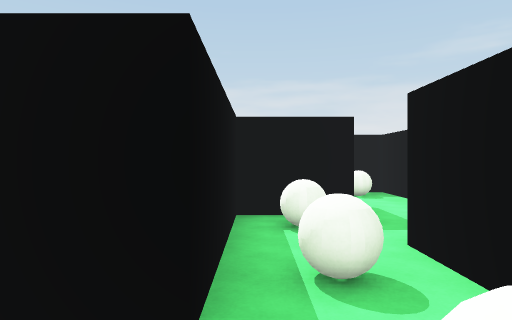
[1] (above)

20 first-person views from a walk through a Unity game level. The camera is 1.4 m above the floor, looks level and sees 75° across. The floor is counted in squares, 2 m on a side. Each view is taken from the middle of a square. On the plan, view 1 faces up. The plan holds only what a view shows up to about 10 squares ahead; the rest is blank. The player is left out.

[2]
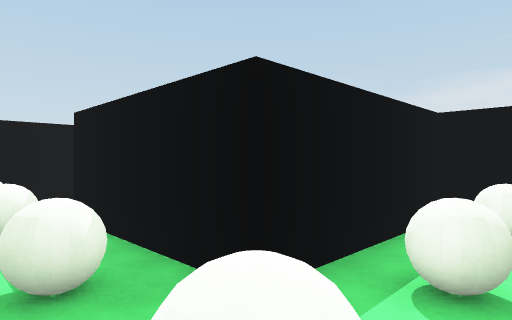

[3]
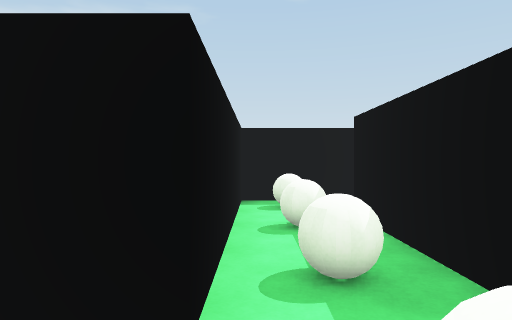

[4]
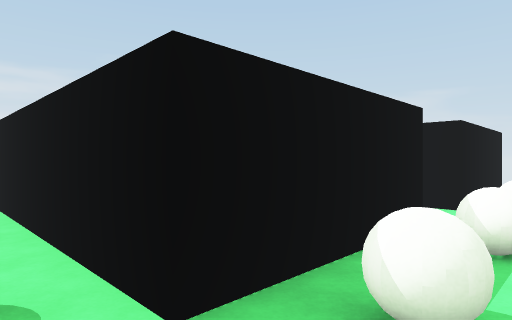

[5]
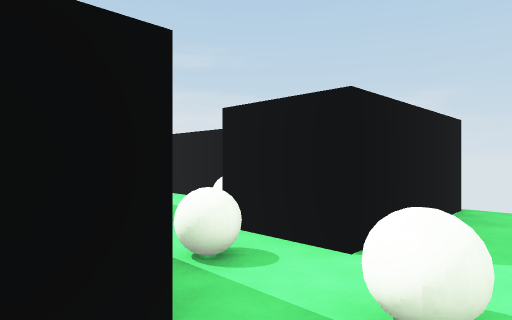

[6]
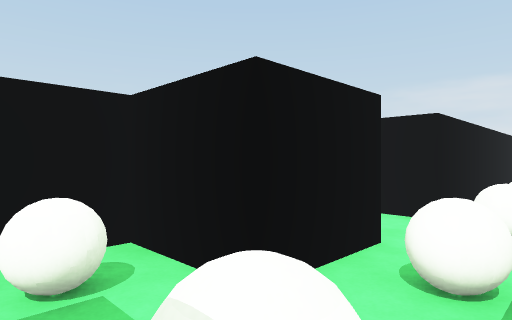

[7]
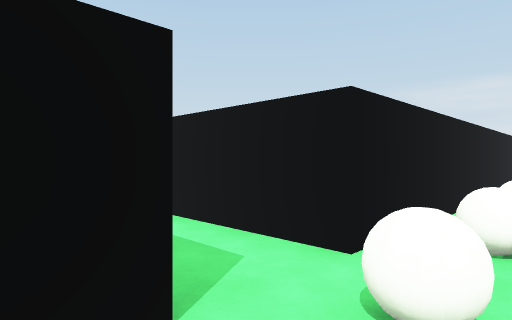

[8]
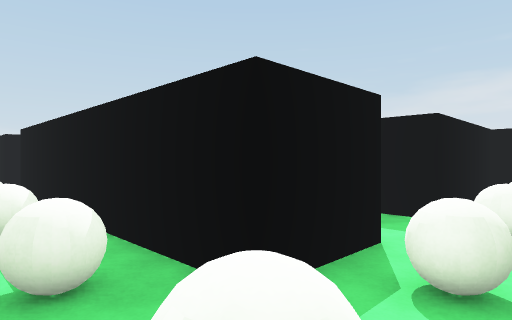

[9]
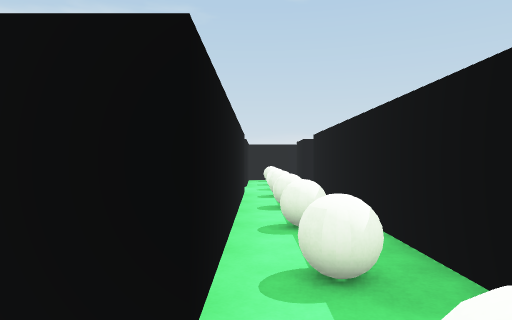

[10]
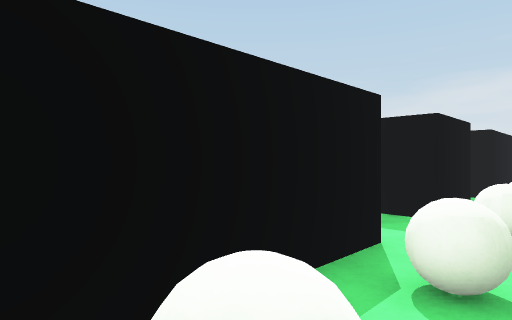

[11]
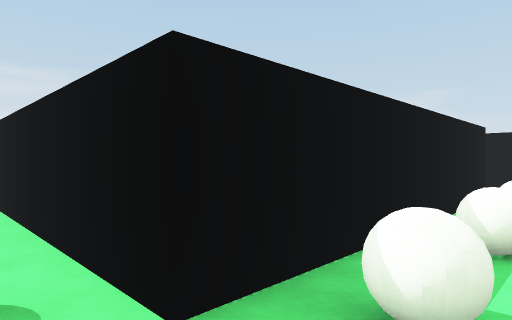

[12]
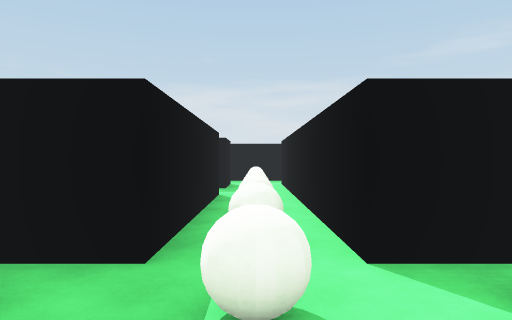

[13]
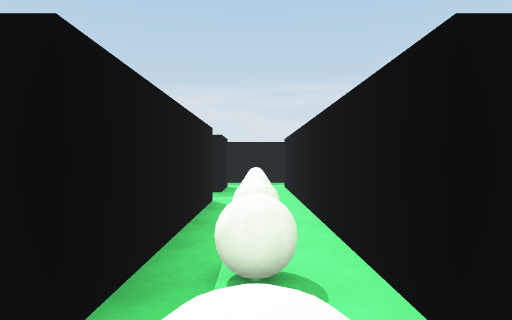

[14]
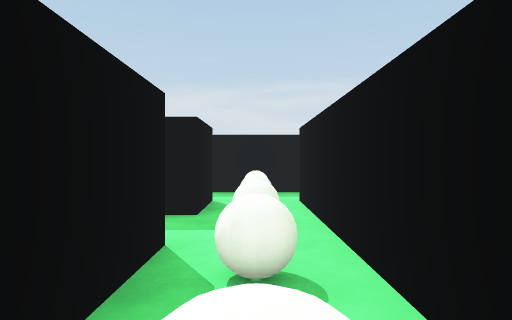

[15]
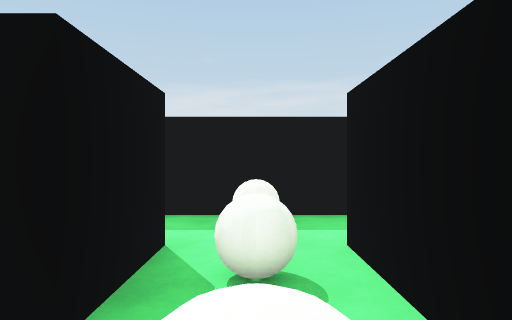

[16]
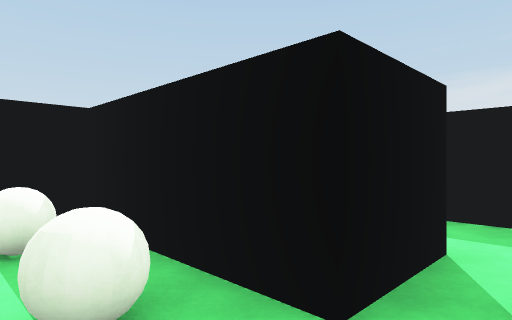

[17]
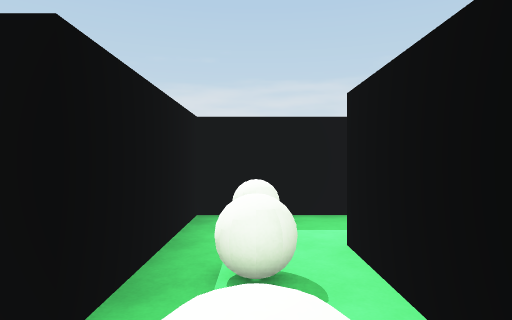

[18]
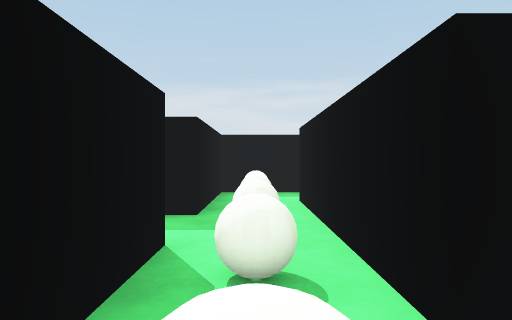

[19]
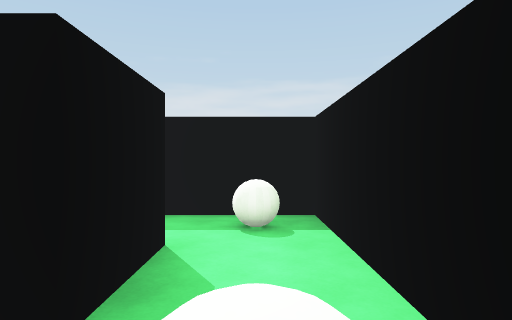

[20]
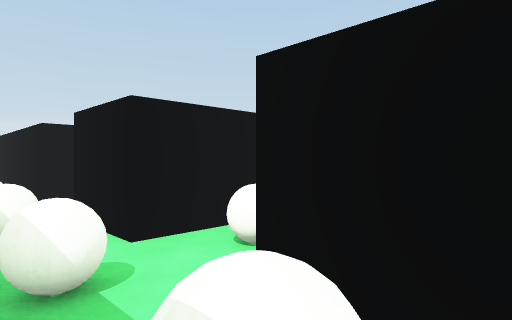

### Floor plan
Ten units are one square. View 1 is at (0, 0); x grows to the right and y downward. Boxes are objects, and circles mark ways between rooms. Rooms are numbered by the first view taken in them; rooms with no view inside come last. Other rooms are left out.
<svg viewBox="-145 -80 192 160">
<path fill="none" stroke="#000" d="M12 3 38 3M13 -58 13 -43 -2 -43 -2 -13 -32 -13 -32 -57M42 -13 12 -13 12 -27 28 -27 28 -56M-47 -18 -47 3 -2 3M-61 32 -2 32 -2 56M-2 3 -2 17 -62 17 -62 -57M12 75 12 3M-77 -28 -77 17 -92 17M-77 -57 -77 -43 -94 -43M-107 -25 -107 -13 -112 -13M-92 4 -92 -28M-92 17 -92 4M-107 2 -107 20M-86 -57 -77 -57M-58 -73 -82 -73M-94 -43 -107 -43 -107 -25"/>
<rect x="-45" y="-15" width="10" height="10" fill="#bbb"><title>ball</title></rect>
<rect x="-25" y="-15" width="10" height="10" fill="#bbb"><title>ball</title></rect>
<rect x="-15" y="-15" width="10" height="10" fill="#bbb"><title>ball</title></rect>
<rect x="5" y="-15" width="10" height="10" fill="#bbb"><title>ball</title></rect>
<rect x="5" y="-25" width="10" height="10" fill="#bbb"><title>ball</title></rect>
<rect x="5" y="-45" width="10" height="10" fill="#bbb"><title>ball</title></rect>
<rect x="15" y="-45" width="10" height="10" fill="#bbb"><title>ball</title></rect>
<rect x="-85" y="15" width="10" height="10" fill="#bbb"><title>other object</title></rect>
<rect x="-85" y="-45" width="10" height="10" fill="#bbb"><title>ball</title></rect>
<rect x="-75" y="15" width="10" height="10" fill="#bbb"><title>ball</title></rect>
<rect x="-75" y="5" width="10" height="10" fill="#bbb"><title>ball</title></rect>
<rect x="-75" y="-15" width="10" height="10" fill="#bbb"><title>ball</title></rect>
<rect x="-75" y="-25" width="10" height="10" fill="#bbb"><title>ball</title></rect>
<rect x="-75" y="-45" width="10" height="10" fill="#bbb"><title>ball</title></rect>
<rect x="-75" y="-55" width="10" height="10" fill="#bbb"><title>ball</title></rect>
<rect x="-55" y="15" width="10" height="10" fill="#bbb"><title>ball</title></rect>
<rect x="-45" y="15" width="10" height="10" fill="#bbb"><title>ball</title></rect>
<rect x="-25" y="15" width="10" height="10" fill="#bbb"><title>ball</title></rect>
<rect x="-15" y="15" width="10" height="10" fill="#bbb"><title>ball</title></rect>
<rect x="5" y="45" width="10" height="10" fill="#bbb"><title>ball</title></rect>
<rect x="5" y="35" width="10" height="10" fill="#bbb"><title>ball</title></rect>
<rect x="5" y="15" width="10" height="10" fill="#bbb"><title>ball</title></rect>
<rect x="5" y="5" width="10" height="10" fill="#bbb"><title>ball</title></rect>
<rect x="-105" y="-15" width="10" height="10" fill="#bbb"><title>ball</title></rect>
<rect x="-105" y="-25" width="10" height="10" fill="#bbb"><title>ball</title></rect>
<rect x="-105" y="15" width="10" height="10" fill="#bbb"><title>ball</title></rect>
<rect x="-105" y="5" width="10" height="10" fill="#bbb"><title>ball</title></rect>
<rect x="-85" y="-75" width="10" height="10" fill="#bbb"><title>ball</title></rect>
<rect x="-75" y="-75" width="10" height="10" fill="#bbb"><title>ball</title></rect>
<rect x="-105" y="-45" width="10" height="10" fill="#bbb"><title>ball</title></rect>
<circle cx="5" cy="10" r="3" fill="#2a7"/>
<circle cx="-85" cy="25" r="3" fill="#2a7"/>
<circle cx="-70" cy="-50" r="3" fill="#2a7"/>
<circle cx="-85" cy="-35" r="3" fill="#2a7"/>
<circle cx="-100" cy="10" r="3" fill="#2a7"/>
<circle cx="-100" cy="-20" r="3" fill="#2a7"/>
<text x="0" y="-20">1</text>
<text x="-30" y="30">2</text>
<text x="-140" y="-10">3</text>
<text x="-100" y="20">4</text>
<text x="-140" y="-70">5</text>
<text x="-100" y="-40">6</text>
</svg>
Room 1 opens to room 2. Room 2 opens to room 4. Room 2 opens to room 5. Room 2 opens to room 6. Room 3 opens to room 4. Room 3 opens to room 6.

Where each view was taken, in squares from view 1:
view 1: 0 up, 0 right, facing up
view 2: 0 up, 1 right, facing up-left
view 3: 0 up, 1 right, facing left
view 4: 0 up, 4 left, facing up-right
view 5: 0 up, 1 left, facing up-right
view 6: 4 up, 0 right, facing down-right
view 7: 2 up, 0 right, facing down-right
view 8: 3 down, 1 right, facing up-left
view 9: 3 down, 1 right, facing left
view 10: 6 down, 1 right, facing up-left
view 11: 3 down, 7 left, facing up-right
view 12: 4 down, 7 left, facing up
view 13: 3 down, 7 left, facing up
view 14: 0 up, 7 left, facing up
view 15: 3 up, 7 left, facing up
view 16: 3 up, 7 left, facing up-left
view 17: 0 up, 10 left, facing up
view 18: 3 down, 10 left, facing up
view 19: 3 up, 2 right, facing up
view 20: 7 up, 9 left, facing down-right
